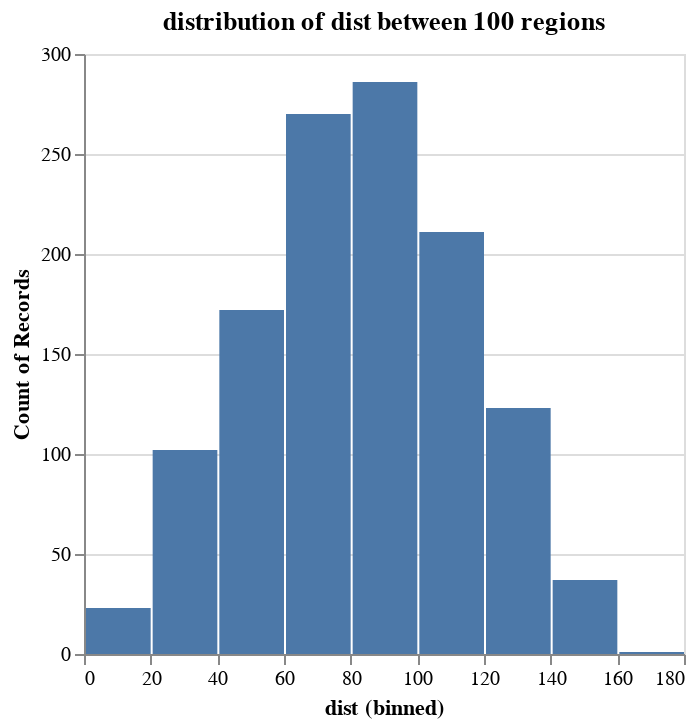

The notebook cell saved with this chart:
### Code cell
#This is a distribution of all distance pairs excluding the diagonal
alt.Chart(df).mark_bar().encode(
    alt.X('dist:Q', bin=True),
    alt.Y('count()')
).properties(title='distribution of dist between 100 regions')

### Figure 1 — Vega-Lite specification as saved in the notebook (floating-point values rounded to 4 significant figures; data arrays with more than 128 entries replaced by an {"elided": "..."} marker saying what was removed)
{"config": {"view": {"continuousWidth": 300, "continuousHeight": 300}}, "data": {"name": "data-4223db9e9d4de6c82d8f933020f5a418"}, "mark": {"type": "bar"}, "encoding": {"x": {"bin": true, "field": "dist", "type": "quantitative"}, "y": {"aggregate": "count", "type": "quantitative"}}, "title": "distribution of dist between 100 regions", "$schema": "https://vega.github.io/schema/vega-lite/v5.20.1.json", "datasets": {"data-4223db9e9d4de6c82d8f933020f5a418": {"elided": "1225 records"}}}
